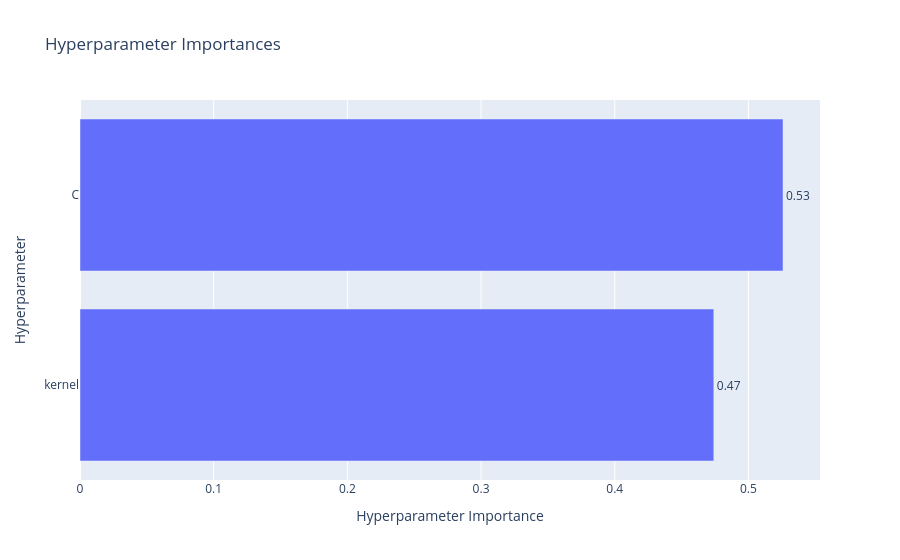

Source (notebook cell):
### Code cell
plot_param_importances(study_svm)

### Figure 1 — Plotly figure (JSON) as saved in the notebook; plotly's stock layout.template omitted (floating-point values rounded to 4 significant figures)
{"data": [{"cliponaxis": false, "hovertemplate": ["kernel (CategoricalDistribution): 0.474117812509199<extra></extra>", "C (FloatDistribution): 0.525882187490801<extra></extra>"], "name": "Objective Value", "orientation": "h", "text": ["0.47", "0.53"], "textposition": "outside", "type": "bar", "x": [0.4741, 0.5259], "y": ["kernel", "C"]}], "layout": {"title": {"text": "Hyperparameter Importances"}, "xaxis": {"title": {"text": "Hyperparameter Importance"}}, "yaxis": {"title": {"text": "Hyperparameter"}}}}
